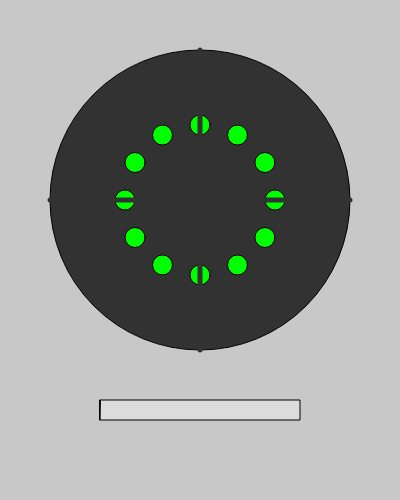
Frame 1 (no input)
Frame 60 (no input): identical to frame 1, image omitted
Frame 120 (the mouse pressed at the canvas centre since frame 60): identical to frame 1, image omitted

The p5.js sketch that drew this single still picture (run headless with seeded random() and noise() and a simulated clock; from frame 60 on, the mouse is pressed at the canvas centre):

// p5.js sketch
// ── sketch.js
let fuelRods = [];
let neutrons = [];
let controlRods = [false, false, false, false];
let reactorRunning = false;
let neutronCount = 0;
let powerOutput = 0;
const coreRadius = 150;
const numRods = 12;

function setup() {
  createCanvas(400, 500);
  // Initialize fuel rods in a circular pattern
  for (let i = 0; i < numRods; i++) {
    let angle = (i / numRods) * TWO_PI;
    let x = width / 2 + (coreRadius * 0.5) * cos(angle);
    let y = 200 + (coreRadius * 0.5) * sin(angle);
    fuelRods.push({ x, y, active: false });
  }
}

function draw() {
  background(200);
  // Draw reactor core
  fill(50);
  ellipse(width / 2, 200, coreRadius * 2);
  // Draw fuel rods
  for (let rod of fuelRods) {
    fill(rod.active ? color(255, 255, 0) : color(0, 255, 0));
    ellipse(rod.x, rod.y, 20);
  }
  // Draw control rods
  for (let i = 0; i < 4; i++) {
    let angle = (i / 4) * TWO_PI;
    let x1 = width / 2;
    let y1 = 200;
    let x2 = x1 + coreRadius * cos(angle);
    let y2 = y1 + coreRadius * sin(angle);
    stroke(controlRods[i] ? 150 : 50);
    strokeWeight(5);
    line(x1, y1, x2, y2);
  }
  stroke(0);
  strokeWeight(1);
  // Draw neutrons
  fill(255, 0, 0);
  for (let neutron of neutrons) {
    ellipse(neutron.x, neutron.y, 5);
    // Move neutron
    neutron.x += neutron.vx;
    neutron.y += neutron.vy;
    // Reflect off core boundary
    let dx = neutron.x - width / 2;
    let dy = neutron.y - 200;
    let dist = sqrt(dx * dx + dy * dy);
    if (dist > coreRadius) {
      let normalAngle = atan2(dy, dx);
      let incidentAngle = atan2(neutron.vy, neutron.vx);
      let newAngle = 2 * normalAngle - incidentAngle + PI;
      neutron.vx = 2 * cos(newAngle);
      neutron.vy = 2 * sin(newAngle);
      neutron.x = width / 2 + coreRadius * 0.95 * cos(normalAngle);
      neutron.y = 200 + coreRadius * 0.95 * sin(normalAngle);
    }
  }
  // Draw power gauge
  fill(220);
  rect(100, 400, 200, 20);
  fill(0, 0, 255);
  rect(100, 400, powerOutput * 2, 20);
  // Update power
  let insertedRods = controlRods.filter(rod => rod).length;
  powerOutput = max(0, neutronCount * 0.5 - insertedRods * 5);
  powerOutput = min(powerOutput, 100);
}

function spawnNeutron() {
  if (!reactorRunning) return;
  let rod = fuelRods[floor(random(fuelRods.length))];
  let angle = random(TWO_PI);
  neutrons.push({
    x: rod.x,
    y: rod.y,
    vx: 2 * cos(angle),
    vy: 2 * sin(angle)
  });
  neutronCount++;
  setTimeout(() => {
    rod.active = true;
    setTimeout(() => { rod.active = false; }, 200);
    neutrons.splice(neutrons.indexOf(neutrons.find(n => n.x === rod.x && n.y === rod.y)), 1);
    neutronCount--;
    let insertedRods = controlRods.filter(rod => rod).length;
    let kEffective = 1.2 - (insertedRods * 0.3);
    if (random() < kEffective - 1) {
      spawnNeutron();
    }
  }, 1000);
}

// Global functions for HTML buttons
function startReactor() {
  if (!reactorRunning) {
    reactorRunning = true;
    setInterval(spawnNeutron, 1000);
  }
}

function stopReactor() {
  reactorRunning = false;
  neutrons = [];
  neutronCount = 0;
}

function toggleControlRod(index) {
  controlRods[index] = !controlRods[index];
}
